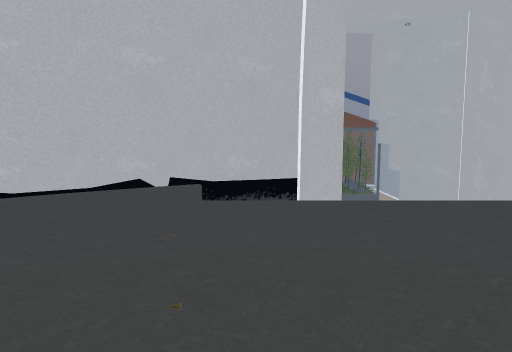
View 1 (above)

20 first-person views from a walk through a Unity game level. The camera is 1.3 m above the floor, tilts 6° down and sees 70° across. The floor is counted in squares, 1 m on a side. Each view is taken from the middle of a square. On the plan, view 1 faces up. The plan holds only what a view shows up to about 15 squares ahead; the rest is blank. The place goes on beyond the plan. The player is left out. Some surface patterns are stand-ins.

View 2
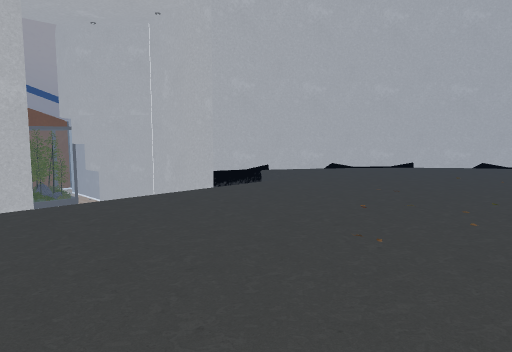

View 3
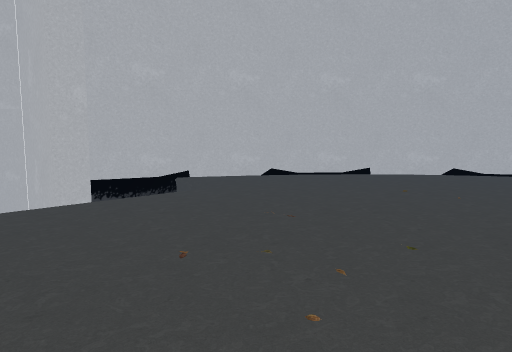

View 4
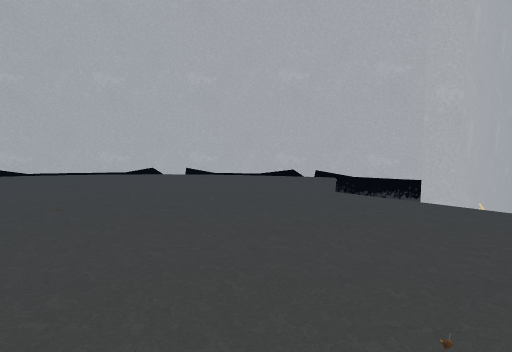

View 5
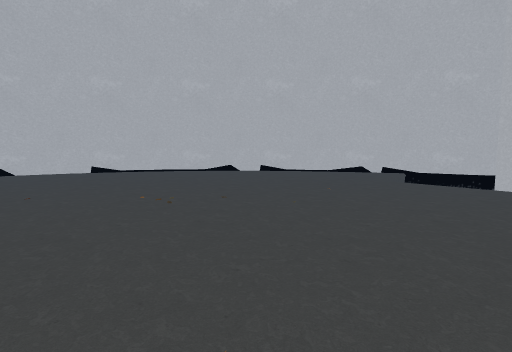

View 6
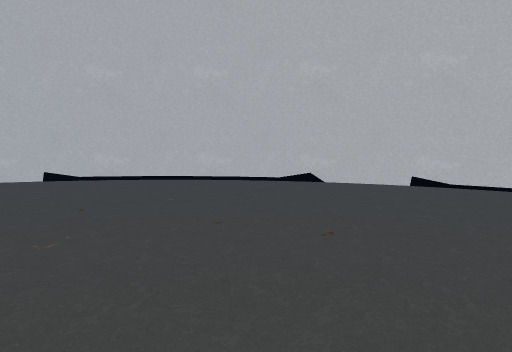

View 7
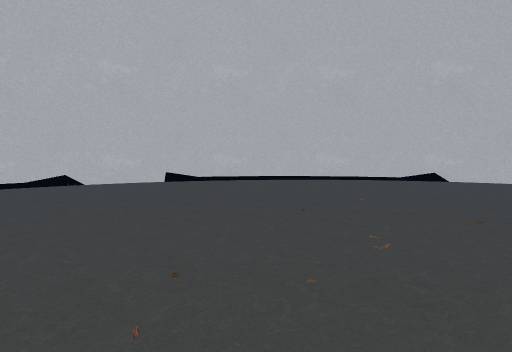

View 8
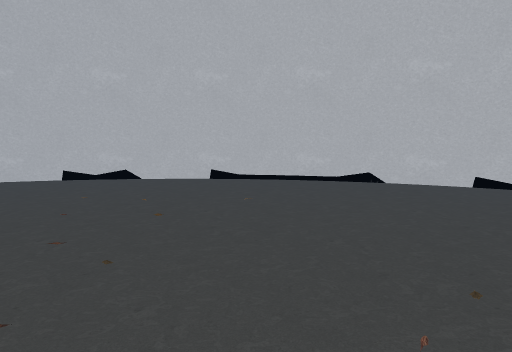

View 9
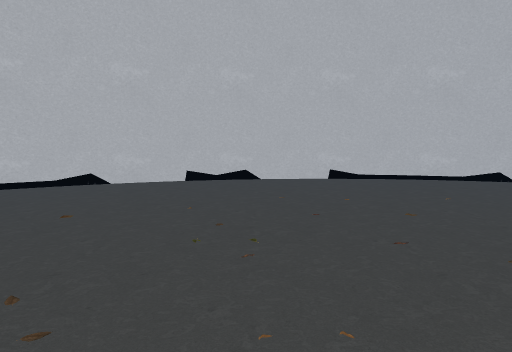

View 10
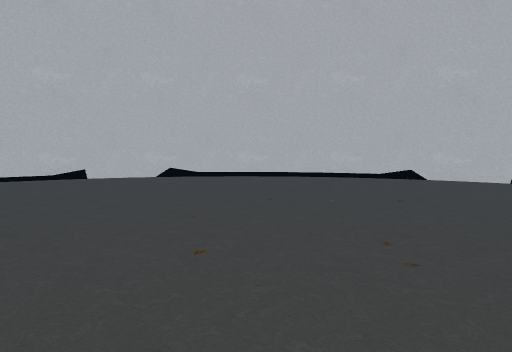

View 11
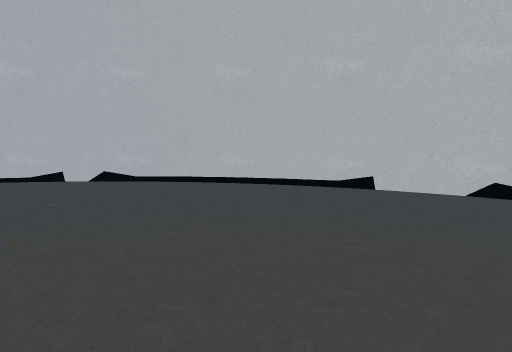

View 12
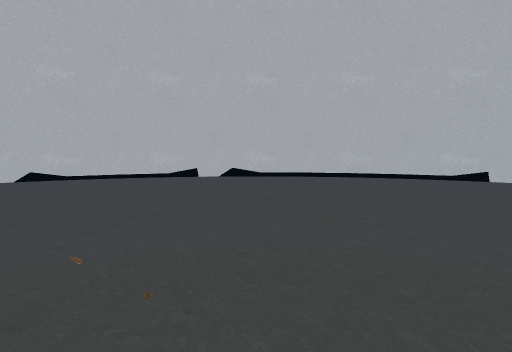

View 13
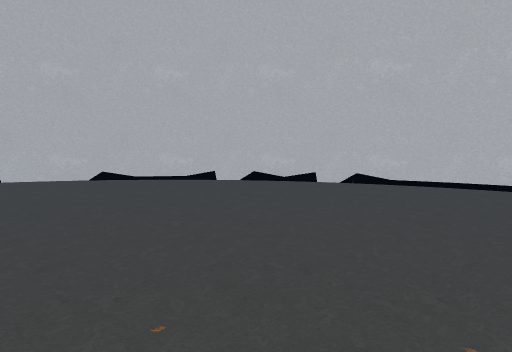

View 14
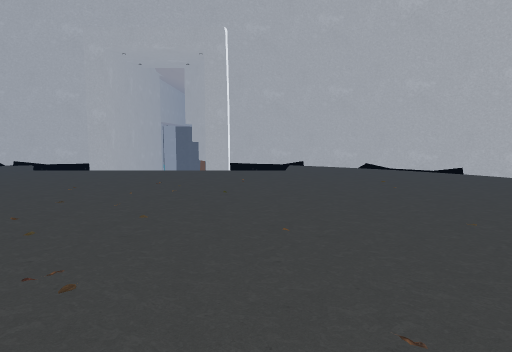

View 15
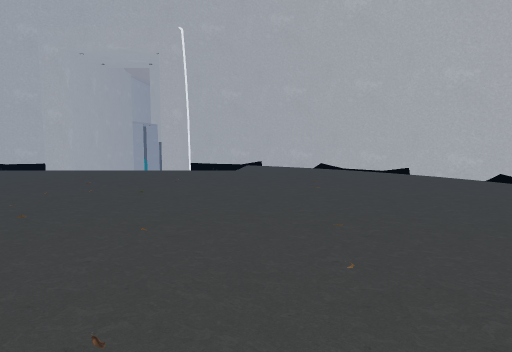

View 16
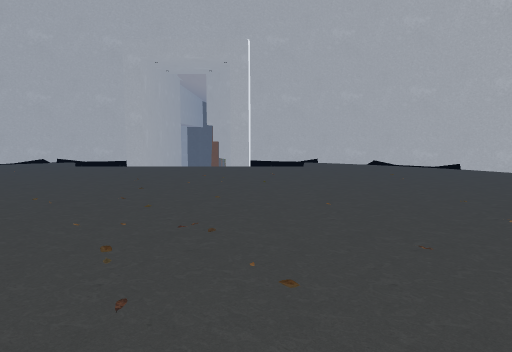

View 17
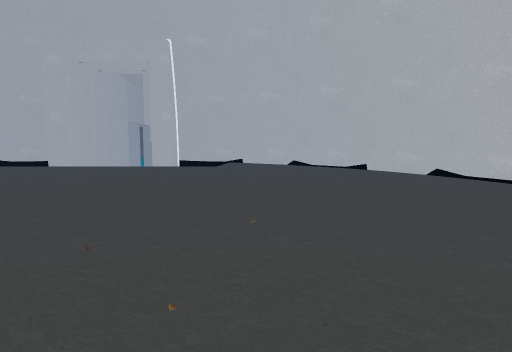

View 18
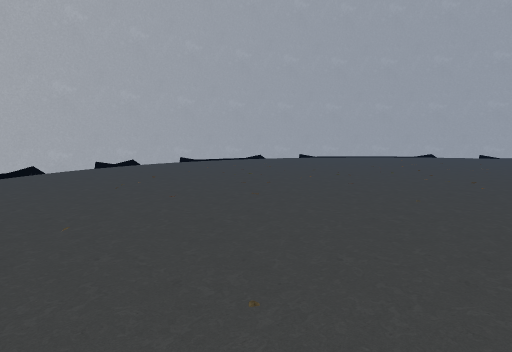

View 19
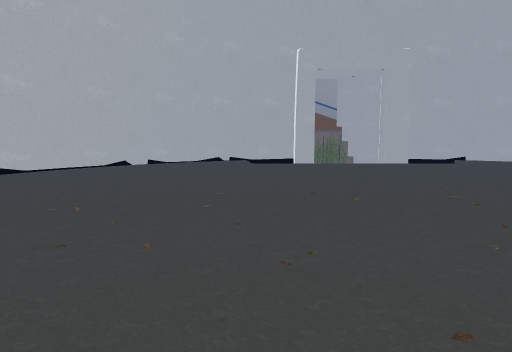

View 20
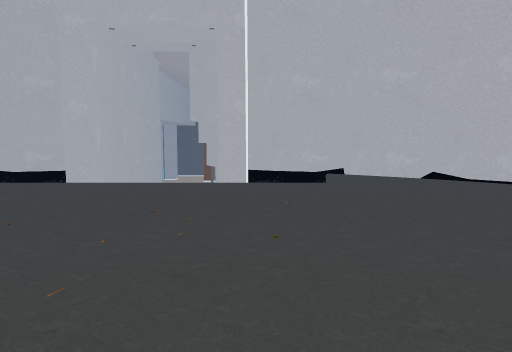

### Floor plan
Key: @ floor where view 1 was taken; # wall or solid block; . main floor; - floor 1.25 m lower than the main floor; / step, stairs or slope; = window, fence, low wall or low ledge; v drop or lower ground; O other object.
Columns run from 13 left of view 1 to 22 right of it. Each row starts with its distance up from view 1.
 15                #   #
 14                #   #
 13                #   ##
 12              ##O    ###
 11           ####-#    #-####
 10          ##v/ /#    #/  v##
  9        ###..=          /..###
  8       ##v.../          /...v##
  7      ##......................##
  6     ##........................##
  5    ##v........................v##
  4    #v..........................v#
  3   ##............................##
  2   #v............................v#
  1  ##..............................##
  0  #v..........@...................v#
 -1  #v..............................v#
 -2  #v..............................v#
 -3  #v..............................v#
 -4 ##................................##
 -5  v................................v
 -6  vv..............................vv
 -7  #v..............................v#
 -8  #v..............................v#
 -9  #v..............................v#
-10  #v..............................v#
-11  ##v............................vv#
-12   #v............................v##
-13   #vv..........................vv#
-14   ##vv........................vv##
-15    ## ........................ ##
-16     ## ...................... ##
-17      ## v..................v ##
-18       ##vv................vv##
-19        ##v v............v v##
-20         ###v vvvv..vvvv v###
-21           ####vv    vv####
-22              ##########

Positions as (right, up) in squares from view 1, and headings:
1: (0, 0), facing up
2: (0, 0), facing up-right
3: (4, 0), facing up-right
4: (5, 0), facing up-left
5: (4, -3), facing up-left
6: (0, -2), facing left
7: (0, -6), facing left
8: (0, -6), facing down-left
9: (3, -9), facing down-left
10: (4, -8), facing down
11: (5, -11), facing down-right
12: (7, -7), facing down-right
13: (9, -7), facing right
14: (9, -7), facing up
15: (11, -7), facing up
16: (8, -9), facing up
17: (12, -9), facing up
18: (13, -12), facing left
19: (-1, -11), facing up
20: (8, -3), facing up
